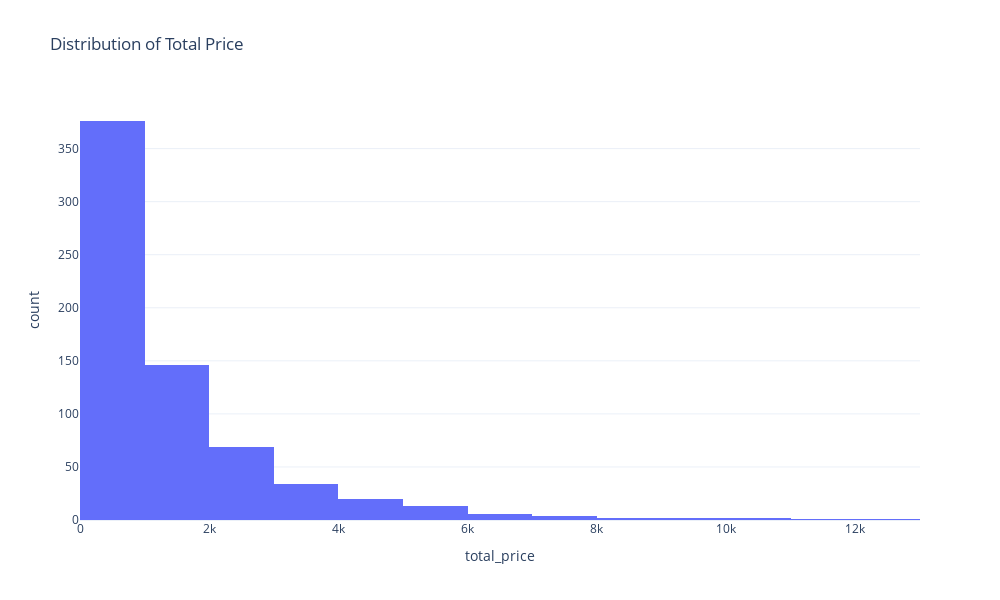

This figure's notebook cell:
### Markdown cell above
<center><h2> Exploratory Data Analysis (EDA)</h2><center>

### Code cell
# Distribution of Total Price
fig = px.histogram(data, x='total_price', nbins=20, title='Distribution of Total Price',width=1000,height=600)
fig.show()

### Figure 1 — Plotly figure (JSON) as saved in the notebook; plotly's stock layout.template omitted (floating-point values rounded to 4 significant figures; data arrays with more than 128 entries replaced by an {"elided": "..."} marker saying what was removed)
{"data": [{"alignmentgroup": "True", "bingroup": "x", "hovertemplate": "total_price=%{x}<br>count=%{y}<extra></extra>", "legendgroup": "", "marker": {"color": "#636efa", "pattern": {"shape": ""}}, "name": "", "nbinsx": 20, "offsetgroup": "", "orientation": "v", "showlegend": false, "type": "histogram", "x": {"elided": "676 float values"}, "xaxis": "x", "yaxis": "y"}], "layout": {"barmode": "relative", "height": 600, "legend": {"tracegroupgap": 0}, "title": {"text": "Distribution of Total Price"}, "width": 1000, "xaxis": {"anchor": "y", "autorange": true, "domain": [0, 1], "range": [0, 13000], "title": {"text": "total_price"}, "type": "linear"}, "yaxis": {"anchor": "x", "autorange": true, "domain": [0, 1], "range": [0, 395.8], "title": {"text": "count"}}}}
